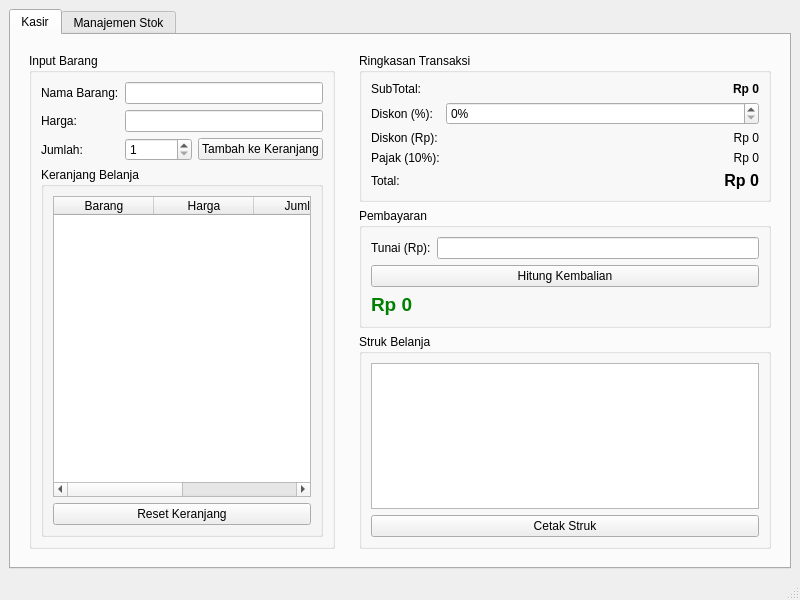
<?xml version="1.0" encoding="UTF-8"?>
<ui version="4.0">
 <class>MainWindow</class>
 <widget class="QMainWindow" name="MainWindow">
  <property name="geometry">
   <rect>
    <x>0</x>
    <y>0</y>
    <width>800</width>
    <height>600</height>
   </rect>
  </property>
  <property name="windowTitle">
   <string>Toko Semoga Nilai A</string>
  </property>
  <widget class="QWidget" name="centralwidget">
   <layout class="QHBoxLayout" name="horizontalLayout">
    <item>
     <widget class="QTabWidget" name="tabWidget">
      <property name="currentIndex">
       <number>0</number>
      </property>
      <widget class="QWidget" name="tabKasir">
       <attribute name="title">
        <string>Kasir</string>
       </attribute>
       <layout class="QHBoxLayout" name="horizontalLayout_2">
        <item>
         <widget class="QWidget" name="leftPanel" native="true">
          <layout class="QVBoxLayout" name="verticalLayout">
           <item>
            <widget class="QGroupBox" name="inputGroup">
             <property name="title">
              <string>Input Barang</string>
             </property>
             <layout class="QGridLayout" name="gridLayout">
              <item row="0" column="1" colspan="2">
               <widget class="QLineEdit" name="txtNamaBarang"/>
              </item>
              <item row="0" column="0">
               <widget class="QLabel" name="labelNama">
                <property name="text">
                 <string>Nama Barang:</string>
                </property>
               </widget>
              </item>
              <item row="1" column="1" colspan="2">
               <widget class="QLineEdit" name="txtHarga">
                <property name="readOnly">
                 <bool>true</bool>
                </property>
               </widget>
              </item>
              <item row="2" column="1">
               <widget class="QSpinBox" name="spinJumlah">
                <property name="minimum">
                 <number>1</number>
                </property>
                <property name="maximum">
                 <number>99999999</number>
                </property>
               </widget>
              </item>
              <item row="2" column="0">
               <widget class="QLabel" name="labelJumlah">
                <property name="text">
                 <string>Jumlah:</string>
                </property>
               </widget>
              </item>
              <item row="1" column="0">
               <widget class="QLabel" name="labelHarga">
                <property name="text">
                 <string>Harga:</string>
                </property>
               </widget>
              </item>
              <item row="2" column="2">
               <widget class="QPushButton" name="btnTambah">
                <property name="text">
                 <string>Tambah ke Keranjang</string>
                </property>
               </widget>
              </item>
              <item row="3" column="0" colspan="3">
               <widget class="QGroupBox" name="cartGroup">
                <property name="title">
                 <string>Keranjang Belanja</string>
                </property>
                <layout class="QVBoxLayout" name="verticalLayout_2">
                 <item>
                  <widget class="QTableWidget" name="tblKeranjang">
                   <property name="alternatingRowColors">
                    <bool>true</bool>
                   </property>
                   <property name="selectionBehavior">
                    <enum>QAbstractItemView::SelectionBehavior::SelectRows</enum>
                   </property>
                   <property name="columnCount">
                    <number>4</number>
                   </property>
                   <attribute name="horizontalHeaderStretchLastSection">
                    <bool>true</bool>
                   </attribute>
                   <column>
                    <property name="text">
                     <string>Barang</string>
                    </property>
                   </column>
                   <column>
                    <property name="text">
                     <string>Harga</string>
                    </property>
                   </column>
                   <column>
                    <property name="text">
                     <string>Jumlah</string>
                    </property>
                   </column>
                   <column>
                    <property name="text">
                     <string>Subtotal</string>
                    </property>
                   </column>
                  </widget>
                 </item>
                 <item>
                  <widget class="QPushButton" name="btnReset">
                   <property name="text">
                    <string>Reset Keranjang</string>
                   </property>
                  </widget>
                 </item>
                </layout>
               </widget>
              </item>
             </layout>
            </widget>
           </item>
          </layout>
         </widget>
        </item>
        <item>
         <widget class="QWidget" name="rightPanel" native="true">
          <layout class="QVBoxLayout" name="verticalLayout_3">
           <item>
            <widget class="QGroupBox" name="groupRingkasan">
             <property name="title">
              <string>Ringkasan Transaksi</string>
             </property>
             <layout class="QFormLayout" name="formLayout">
              <item row="0" column="0">
               <widget class="QLabel" name="labelSubtotal">
                <property name="text">
                 <string>SubTotal:</string>
                </property>
               </widget>
              </item>
              <item row="0" column="1">
               <widget class="QLabel" name="lblSubtotal">
                <property name="font">
                 <font>
                  <bold>true</bold>
                 </font>
                </property>
                <property name="text">
                 <string>Rp 0</string>
                </property>
                <property name="alignment">
                 <set>Qt::AlignmentFlag::AlignRight|Qt::AlignmentFlag::AlignTrailing|Qt::AlignmentFlag::AlignVCenter</set>
                </property>
               </widget>
              </item>
              <item row="1" column="0">
               <widget class="QLabel" name="labelDiskon">
                <property name="text">
                 <string>Diskon (%):</string>
                </property>
               </widget>
              </item>
              <item row="1" column="1">
               <widget class="QSpinBox" name="spinDiskon">
                <property name="suffix">
                 <string>%</string>
                </property>
                <property name="maximum">
                 <number>50</number>
                </property>
               </widget>
              </item>
              <item row="2" column="0">
               <widget class="QLabel" name="labelDiskonRp">
                <property name="text">
                 <string>Diskon (Rp):</string>
                </property>
               </widget>
              </item>
              <item row="2" column="1">
               <widget class="QLabel" name="lblDiskon">
                <property name="text">
                 <string>Rp 0</string>
                </property>
                <property name="alignment">
                 <set>Qt::AlignmentFlag::AlignRight|Qt::AlignmentFlag::AlignTrailing|Qt::AlignmentFlag::AlignVCenter</set>
                </property>
               </widget>
              </item>
              <item row="3" column="0">
               <widget class="QLabel" name="labelPajak">
                <property name="text">
                 <string>Pajak (10%):</string>
                </property>
               </widget>
              </item>
              <item row="3" column="1">
               <widget class="QLabel" name="lblPajak">
                <property name="text">
                 <string>Rp 0</string>
                </property>
                <property name="alignment">
                 <set>Qt::AlignmentFlag::AlignRight|Qt::AlignmentFlag::AlignTrailing|Qt::AlignmentFlag::AlignVCenter</set>
                </property>
               </widget>
              </item>
              <item row="4" column="0">
               <widget class="QLabel" name="labelTotal">
                <property name="text">
                 <string>Total:</string>
                </property>
               </widget>
              </item>
              <item row="4" column="1">
               <widget class="QLabel" name="lblTotal">
                <property name="font">
                 <font>
                  <pointsize>12</pointsize>
                  <bold>true</bold>
                 </font>
                </property>
                <property name="text">
                 <string>Rp 0</string>
                </property>
                <property name="alignment">
                 <set>Qt::AlignmentFlag::AlignRight|Qt::AlignmentFlag::AlignTrailing|Qt::AlignmentFlag::AlignVCenter</set>
                </property>
               </widget>
              </item>
             </layout>
            </widget>
           </item>
           <item>
            <widget class="QGroupBox" name="payGroup">
             <property name="title">
              <string>Pembayaran</string>
             </property>
             <layout class="QFormLayout" name="formLayout_2">
              <item row="0" column="0">
               <widget class="QLabel" name="labelTunai">
                <property name="text">
                 <string>Tunai (Rp):</string>
                </property>
               </widget>
              </item>
              <item row="0" column="1">
               <widget class="QLineEdit" name="txtTunai"/>
              </item>
              <item row="1" column="0" colspan="2">
               <widget class="QPushButton" name="btnHitung">
                <property name="text">
                 <string>Hitung Kembalian</string>
                </property>
               </widget>
              </item>
              <item row="2" column="0" colspan="2">
               <widget class="QLabel" name="lblKembali">
                <property name="styleSheet">
                 <string notr="true">font-size:14pt;
font-weight:bold;
color:green;</string>
                </property>
                <property name="text">
                 <string>Rp 0</string>
                </property>
               </widget>
              </item>
             </layout>
            </widget>
           </item>
           <item>
            <widget class="QGroupBox" name="strukGroup">
             <property name="title">
              <string>Struk Belanja</string>
             </property>
             <layout class="QVBoxLayout" name="verticalLayout_4">
              <item>
               <widget class="QTextEdit" name="textStruk">
                <property name="readOnly">
                 <bool>true</bool>
                </property>
               </widget>
              </item>
              <item>
               <widget class="QPushButton" name="btnCetak">
                <property name="text">
                 <string>Cetak Struk</string>
                </property>
               </widget>
              </item>
             </layout>
            </widget>
           </item>
          </layout>
         </widget>
        </item>
       </layout>
      </widget>
      <widget class="QWidget" name="tabStok">
       <attribute name="title">
        <string>Manajemen Stok</string>
       </attribute>
       <layout class="QVBoxLayout" name="verticalLayout_5">
        <item>
         <widget class="QGroupBox" name="groupBarang">
          <property name="title">
           <string>Data Barang</string>
          </property>
          <layout class="QGridLayout" name="gridLayout_2">
           <item row="2" column="0">
            <widget class="QLabel" name="label_3">
             <property name="text">
              <string>Harga:</string>
             </property>
            </widget>
           </item>
           <item row="1" column="0">
            <widget class="QLabel" name="label_2">
             <property name="text">
              <string>Nama Barang:</string>
             </property>
            </widget>
           </item>
           <item row="1" column="1" colspan="4">
            <widget class="QLineEdit" name="txtNama"/>
           </item>
           <item row="4" column="2">
            <widget class="QPushButton" name="btnEditBarang">
             <property name="text">
              <string>Edit</string>
             </property>
            </widget>
           </item>
           <item row="3" column="0">
            <widget class="QLabel" name="label_4">
             <property name="text">
              <string>Stok</string>
             </property>
            </widget>
           </item>
           <item row="3" column="1" colspan="4">
            <widget class="QSpinBox" name="spinStok">
             <property name="maximum">
              <number>999999999</number>
             </property>
            </widget>
           </item>
           <item row="4" column="3">
            <widget class="QPushButton" name="btnHapusBarang">
             <property name="text">
              <string>Hapus</string>
             </property>
            </widget>
           </item>
           <item row="2" column="1" colspan="4">
            <widget class="QLineEdit" name="txtHargaStok"/>
           </item>
           <item row="0" column="0">
            <widget class="QLabel" name="label">
             <property name="text">
              <string>Kode Barang:</string>
             </property>
            </widget>
           </item>
           <item row="4" column="1">
            <widget class="QPushButton" name="btnTambahBarang">
             <property name="text">
              <string>Tambah</string>
             </property>
            </widget>
           </item>
           <item row="4" column="4">
            <widget class="QPushButton" name="btnClearBarang">
             <property name="text">
              <string>Clear</string>
             </property>
            </widget>
           </item>
           <item row="5" column="1" colspan="4">
            <widget class="QTableWidget" name="tblBarang">
             <property name="editTriggers">
              <set>QAbstractItemView::EditTrigger::NoEditTriggers</set>
             </property>
             <property name="alternatingRowColors">
              <bool>true</bool>
             </property>
             <property name="selectionBehavior">
              <enum>QAbstractItemView::SelectionBehavior::SelectRows</enum>
             </property>
             <property name="columnCount">
              <number>4</number>
             </property>
             <column>
              <property name="text">
               <string>Kode</string>
              </property>
             </column>
             <column>
              <property name="text">
               <string>Nama Barang</string>
              </property>
             </column>
             <column>
              <property name="text">
               <string>Harga</string>
              </property>
             </column>
             <column>
              <property name="text">
               <string>Stok</string>
              </property>
             </column>
            </widget>
           </item>
           <item row="0" column="1" colspan="4">
            <widget class="QLineEdit" name="txtKode"/>
           </item>
          </layout>
         </widget>
        </item>
       </layout>
      </widget>
     </widget>
    </item>
   </layout>
  </widget>
  <widget class="QMenuBar" name="menubar">
   <property name="geometry">
    <rect>
     <x>0</x>
     <y>0</y>
     <width>800</width>
     <height>33</height>
    </rect>
   </property>
  </widget>
  <widget class="QStatusBar" name="statusbar"/>
 </widget>
 <resources/>
 <connections/>
</ui>
